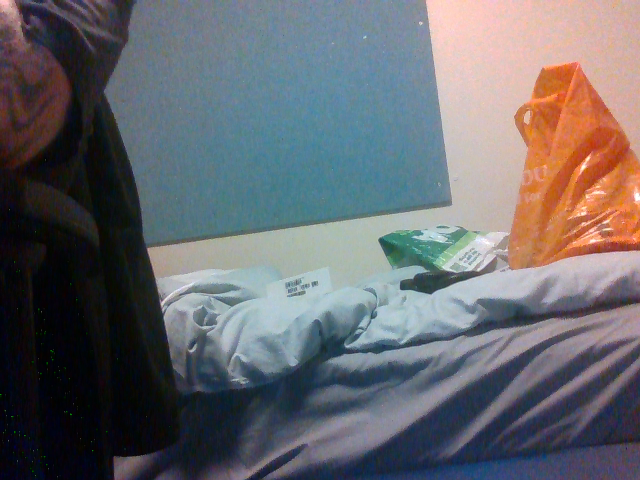
#> input picture data/raw/realsense/capture_20260527_020922/rgb.png, 640 x 480 px
$ python render_class_review_sheets.py --input-dir ../data/raw/realsense/capture_20260527_020922 --output-dir out
#> lines starting #> are read from the running program, lines starting #| are printed output that depends on the picture
"""Render a folder of images as numbered contact sheets for easy local viewing."""

from __future__ import annotations

import argparse
import math
from pathlib import Path

from PIL import Image, ImageDraw, ImageFont, ImageOps


IMAGE_EXTENSIONS = {".jpg", ".jpeg", ".png", ".bmp", ".webp"}


def render_sheets(input_dir: Path, output_dir: Path, batch_size: int = 50) -> int:
#> called with batch_size = 50
    images = sorted(
        path for path in input_dir.rglob("*")
        if path.is_file() and path.suffix.lower() in IMAGE_EXTENSIONS
    )
    if not images:
        raise FileNotFoundError(f"No images found in {input_dir}")

    output_dir.mkdir(parents=True, exist_ok=True)
    columns, cell_width, cell_height = 5, 280, 230
    thumb_size = (250, 175)
    font = ImageFont.load_default()

    for start in range(0, len(images), batch_size):
        batch = images[start:start + batch_size]
        rows = math.ceil(len(batch) / columns)
        sheet = Image.new("RGB", (columns * cell_width, rows * cell_height), "white")
#> sheet: PIL image 1400x230 RGB; every value is 255
        draw = ImageDraw.Draw(sheet)
        for offset, image_path in enumerate(batch):
            sequence = start + offset + 1
            column, row = offset % columns, offset // columns
            x, y = column * cell_width, row * cell_height
            with Image.open(image_path) as source:
#> source is the input picture: PIL image 640x480 RGB; mean R, G, B 103.4, 103.8, 108.1
                preview = ImageOps.contain(source.convert("RGB"), thumb_size)
            image_x = x + (cell_width - preview.width) // 2
#> image_x = 23
            sheet.paste(preview, (image_x, y + 8))
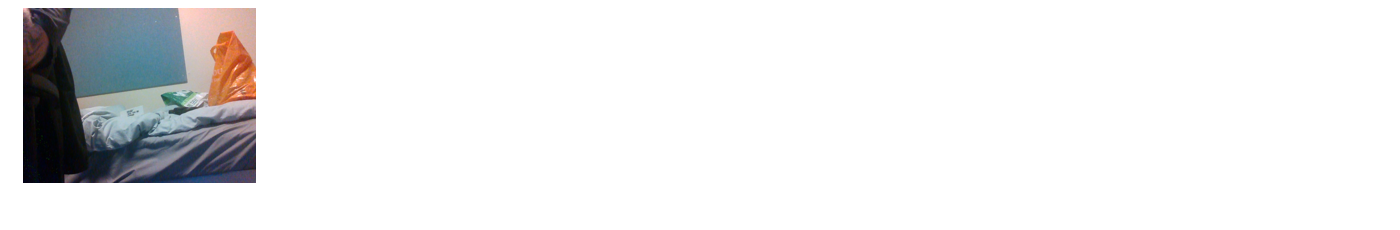
#> sheet: PIL image 1400x230 RGB; mean R, G, B 235.8, 235.9, 236.4
            draw.text((x + 10, y + 188), f"#{sequence}", fill="black", font=font)
            short_name = image_path.stem[:38]
            draw.text((x + 10, y + 204), short_name, fill="black", font=font)
        batch_number = start // batch_size + 1
        sheet.save(output_dir / f"tables_desks_batch_{batch_number:02d}.jpg", quality=90)
    return math.ceil(len(images) / batch_size)


def main() -> None:
    parser = argparse.ArgumentParser(description=__doc__)
    parser.add_argument("--input-dir", type=Path, required=True)
    parser.add_argument("--output-dir", type=Path, required=True)
    parser.add_argument("--batch-size", type=int, default=50)
    args = parser.parse_args()
    count = render_sheets(args.input_dir, args.output_dir, args.batch_size)
    print(f"Created {count} review sheets in {args.output_dir}")


if __name__ == "__main__":
    main()

$ run again, with data/raw/realsense/capture_20260527_020922/depth.png copied over data/raw/realsense/capture_20260527_020922/rgb.png
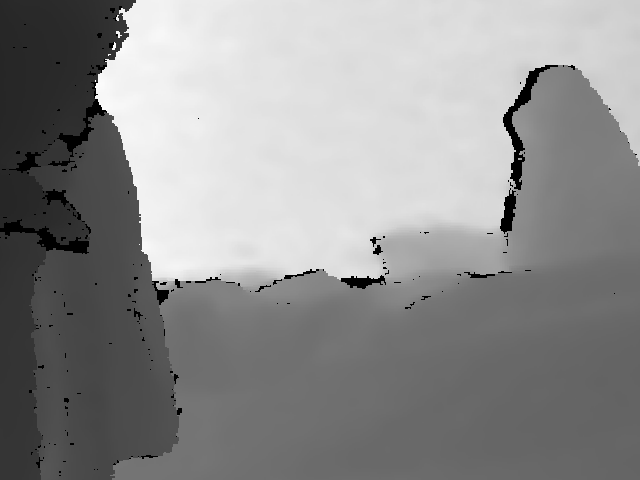
#> input picture data/raw/realsense/capture_20260527_020922/depth.png, 640 x 480 px
#> in render_sheets, source is the input picture: PIL image 640x480 I;16; min 0, max 2235, mean 1250.9
#> in render_sheets, `preview = ImageOps.contain(source.convert("RGB"), thumb_size)`:
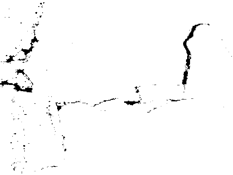
#> preview: PIL image 233x175 RGB; min 0, max 255, mean 250.2
#> in render_sheets, `sheet.paste(preview, (image_x, y + 8))`:
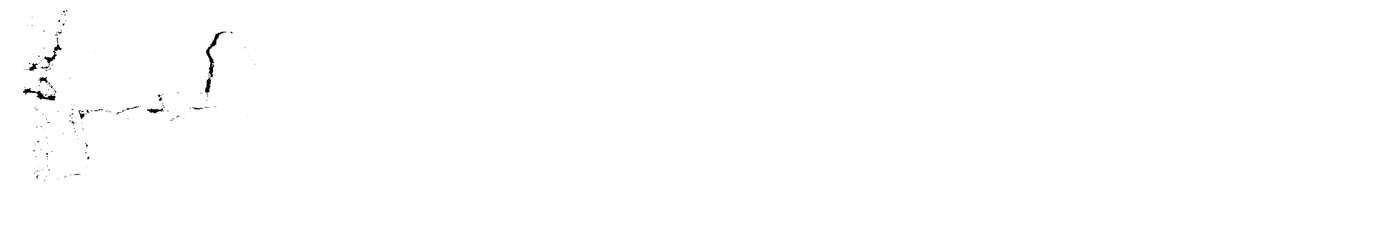
#> sheet: PIL image 1400x230 RGB; min 0, max 255, mean 254.4
